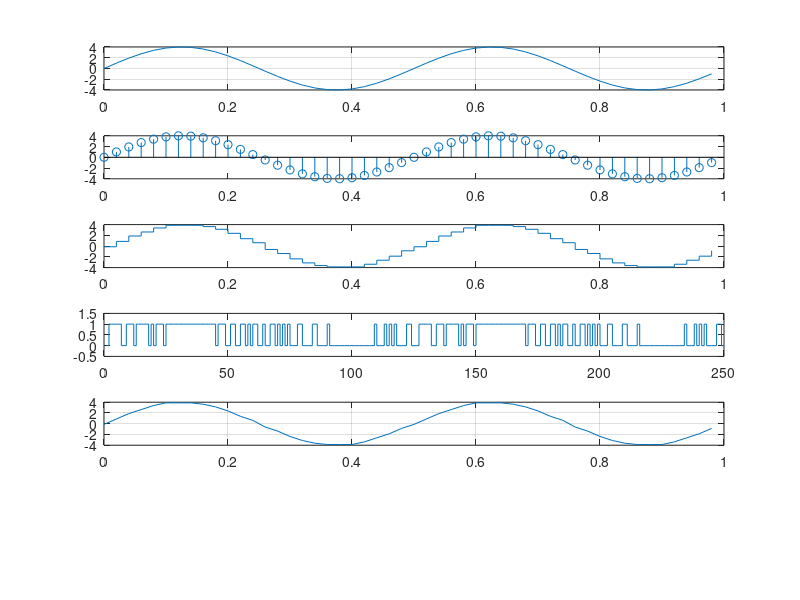

Here is the MATLAB script that generated this plot:
clc
clear all
close all
pn=50;
pt=1/pn;
t=0:pt:1-pt;
ac=4;
fc=2;
s=ac*sin(2*pi*fc*t);
n=5;
le=power(2,n);
d=2*ac/le;
qdb=-ac+d:d:ac-d;
ql=-ac+d/2:d:ac-d/2;
[qi qs qd]=quantiz(s,qdb,ql);
qsb=de2bi(qi,n,'left-msb');
[r c]=size(qsb);
esb=[];
jk=1;
for pq=1:r;
 for rs=1:c;
 esb(jk)=qsb(pq,rs);
 jk=jk+1;
 end
end
ds=reshape(esb,n,length(esb)/n);
des=bi2de(ds','left-msb');
dm=-ac+d/2+d*des';
n
distortion=qd
subplot(611);
plot(t,s);
grid on;
subplot(612);
stem(t,s);
subplot(613);
stairs(t,qs);
subplot(614);
stairs(esb);
axis([0 length(esb) -.5 1.5])
subplot(615);
plot(t,dm);
grid on;